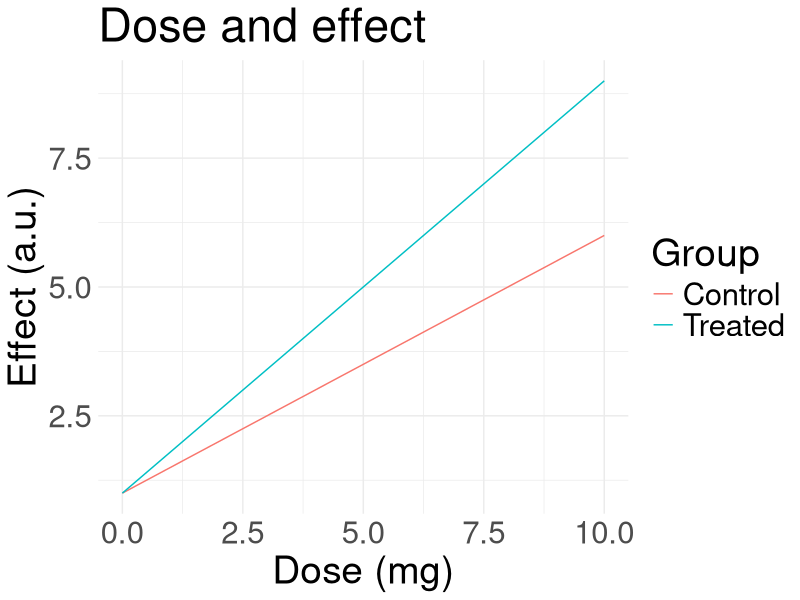

R code for this plot:
library(ggplot2)

df <- data.frame(
  dose = rep(seq(0, 10, length.out = 12), 2),
  effect = c(seq(1, 6, length.out = 12), seq(1, 9, length.out = 12)),
  group = rep(c("Control", "Treated"), each = 12)
)
p <- ggplot(df, aes(dose, effect, colour = group)) +
  geom_line() +
  labs(title = "Dose and effect", x = "Dose (mg)", y = "Effect (a.u.)", colour = "Group") +
  theme_minimal() +
  theme(text = element_text(size = 28))

ggsave("text.png", p, width = 8, height = 6, dpi = 300)
